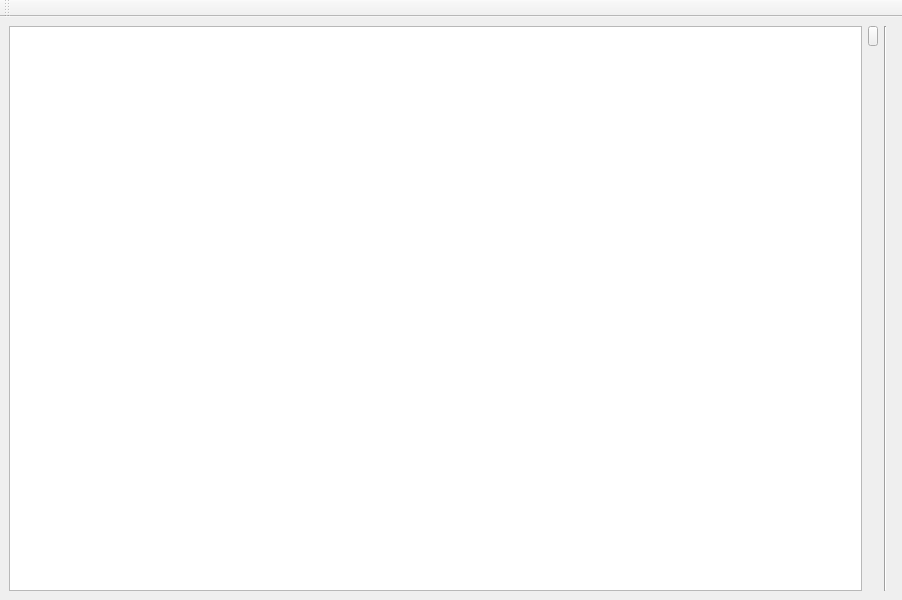
<?xml version="1.0" encoding="UTF-8"?>
<ui version="4.0">
 <class>MainWindow</class>
 <widget class="QMainWindow" name="MainWindow">
  <property name="geometry">
   <rect>
    <x>0</x>
    <y>0</y>
    <width>902</width>
    <height>600</height>
   </rect>
  </property>
  <property name="windowTitle">
   <string>MainWindow</string>
  </property>
  <widget class="QWidget" name="centralwidget">
   <layout class="QHBoxLayout" name="horizontalLayout">
    <item>
     <widget class="QTableView" name="tableView">
      <property name="font">
       <font>
        <pointsize>8</pointsize>
       </font>
      </property>
      <property name="tabKeyNavigation">
       <bool>false</bool>
      </property>
      <property name="selectionBehavior">
       <enum>QAbstractItemView::SelectRows</enum>
      </property>
      <property name="showGrid">
       <bool>false</bool>
      </property>
      <property name="sortingEnabled">
       <bool>true</bool>
      </property>
      <property name="wordWrap">
       <bool>true</bool>
      </property>
      <attribute name="horizontalHeaderMinimumSectionSize">
       <number>36</number>
      </attribute>
      <attribute name="verticalHeaderDefaultSectionSize">
       <number>21</number>
      </attribute>
     </widget>
    </item>
    <item alignment="Qt::AlignTop">
     <widget class="QPushButton" name="pbShowSQ">
      <property name="sizePolicy">
       <sizepolicy hsizetype="Fixed" vsizetype="Expanding">
        <horstretch>0</horstretch>
        <verstretch>0</verstretch>
       </sizepolicy>
      </property>
      <property name="minimumSize">
       <size>
        <width>10</width>
        <height>0</height>
       </size>
      </property>
      <property name="maximumSize">
       <size>
        <width>10</width>
        <height>20</height>
       </size>
      </property>
      <property name="text">
       <string/>
      </property>
      <property name="icon">
       <iconset resource="../icons/icons.qrc">
        <normaloff>:/icon1/chevrons-left.svg</normaloff>:/icon1/chevrons-left.svg</iconset>
      </property>
     </widget>
    </item>
    <item>
     <widget class="Line" name="line">
      <property name="orientation">
       <enum>Qt::Vertical</enum>
      </property>
     </widget>
    </item>
    <item>
     <widget class="QFrame" name="snapQ">
      <property name="sizePolicy">
       <sizepolicy hsizetype="Fixed" vsizetype="Preferred">
        <horstretch>0</horstretch>
        <verstretch>0</verstretch>
       </sizepolicy>
      </property>
      <property name="minimumSize">
       <size>
        <width>0</width>
        <height>0</height>
       </size>
      </property>
      <property name="maximumSize">
       <size>
        <width>500</width>
        <height>16777215</height>
       </size>
      </property>
      <property name="frameShape">
       <enum>QFrame::StyledPanel</enum>
      </property>
      <property name="frameShadow">
       <enum>QFrame::Raised</enum>
      </property>
      <widget class="QLabel" name="label">
       <property name="geometry">
        <rect>
         <x>20</x>
         <y>10</y>
         <width>47</width>
         <height>13</height>
        </rect>
       </property>
       <property name="text">
        <string>LTP :</string>
       </property>
      </widget>
      <widget class="QLabel" name="label_2">
       <property name="geometry">
        <rect>
         <x>80</x>
         <y>10</y>
         <width>47</width>
         <height>13</height>
        </rect>
       </property>
       <property name="text">
        <string>0.00</string>
       </property>
       <property name="alignment">
        <set>Qt::AlignRight|Qt::AlignTrailing|Qt::AlignVCenter</set>
       </property>
      </widget>
      <widget class="QFrame" name="ff1">
       <property name="geometry">
        <rect>
         <x>10</x>
         <y>60</y>
         <width>151</width>
         <height>121</height>
        </rect>
       </property>
       <property name="styleSheet">
        <string notr="true">background-color: rgb(175, 200, 225);</string>
       </property>
       <property name="frameShape">
        <enum>QFrame::StyledPanel</enum>
       </property>
       <property name="frameShadow">
        <enum>QFrame::Raised</enum>
       </property>
       <widget class="QLabel" name="bq1">
        <property name="geometry">
         <rect>
          <x>10</x>
          <y>10</y>
          <width>30</width>
          <height>15</height>
         </rect>
        </property>
        <property name="text">
         <string>0</string>
        </property>
        <property name="alignment">
         <set>Qt::AlignRight|Qt::AlignTrailing|Qt::AlignVCenter</set>
        </property>
       </widget>
       <widget class="QLabel" name="bq2">
        <property name="geometry">
         <rect>
          <x>10</x>
          <y>30</y>
          <width>30</width>
          <height>15</height>
         </rect>
        </property>
        <property name="text">
         <string>0</string>
        </property>
        <property name="alignment">
         <set>Qt::AlignRight|Qt::AlignTrailing|Qt::AlignVCenter</set>
        </property>
       </widget>
       <widget class="QLabel" name="bq3">
        <property name="geometry">
         <rect>
          <x>10</x>
          <y>50</y>
          <width>30</width>
          <height>15</height>
         </rect>
        </property>
        <property name="text">
         <string>0</string>
        </property>
        <property name="alignment">
         <set>Qt::AlignRight|Qt::AlignTrailing|Qt::AlignVCenter</set>
        </property>
       </widget>
       <widget class="QLabel" name="bq4">
        <property name="geometry">
         <rect>
          <x>10</x>
          <y>70</y>
          <width>30</width>
          <height>15</height>
         </rect>
        </property>
        <property name="text">
         <string>0</string>
        </property>
        <property name="alignment">
         <set>Qt::AlignRight|Qt::AlignTrailing|Qt::AlignVCenter</set>
        </property>
       </widget>
       <widget class="QLabel" name="bq5">
        <property name="geometry">
         <rect>
          <x>10</x>
          <y>90</y>
          <width>30</width>
          <height>15</height>
         </rect>
        </property>
        <property name="text">
         <string>0</string>
        </property>
        <property name="alignment">
         <set>Qt::AlignRight|Qt::AlignTrailing|Qt::AlignVCenter</set>
        </property>
       </widget>
       <widget class="QLabel" name="bp3">
        <property name="geometry">
         <rect>
          <x>55</x>
          <y>50</y>
          <width>55</width>
          <height>15</height>
         </rect>
        </property>
        <property name="text">
         <string>0</string>
        </property>
        <property name="alignment">
         <set>Qt::AlignRight|Qt::AlignTrailing|Qt::AlignVCenter</set>
        </property>
       </widget>
       <widget class="QLabel" name="bp1">
        <property name="geometry">
         <rect>
          <x>55</x>
          <y>10</y>
          <width>55</width>
          <height>15</height>
         </rect>
        </property>
        <property name="text">
         <string>0</string>
        </property>
        <property name="alignment">
         <set>Qt::AlignRight|Qt::AlignTrailing|Qt::AlignVCenter</set>
        </property>
       </widget>
       <widget class="QLabel" name="bp5">
        <property name="geometry">
         <rect>
          <x>55</x>
          <y>90</y>
          <width>55</width>
          <height>15</height>
         </rect>
        </property>
        <property name="text">
         <string>0</string>
        </property>
        <property name="alignment">
         <set>Qt::AlignRight|Qt::AlignTrailing|Qt::AlignVCenter</set>
        </property>
       </widget>
       <widget class="QLabel" name="bp4">
        <property name="geometry">
         <rect>
          <x>55</x>
          <y>70</y>
          <width>55</width>
          <height>15</height>
         </rect>
        </property>
        <property name="text">
         <string>0</string>
        </property>
        <property name="alignment">
         <set>Qt::AlignRight|Qt::AlignTrailing|Qt::AlignVCenter</set>
        </property>
       </widget>
       <widget class="QLabel" name="bp2">
        <property name="geometry">
         <rect>
          <x>55</x>
          <y>30</y>
          <width>55</width>
          <height>15</height>
         </rect>
        </property>
        <property name="text">
         <string>0</string>
        </property>
        <property name="alignment">
         <set>Qt::AlignRight|Qt::AlignTrailing|Qt::AlignVCenter</set>
        </property>
       </widget>
       <widget class="QLabel" name="nb3">
        <property name="geometry">
         <rect>
          <x>120</x>
          <y>50</y>
          <width>20</width>
          <height>15</height>
         </rect>
        </property>
        <property name="text">
         <string>0</string>
        </property>
        <property name="alignment">
         <set>Qt::AlignRight|Qt::AlignTrailing|Qt::AlignVCenter</set>
        </property>
       </widget>
       <widget class="QLabel" name="nb1">
        <property name="geometry">
         <rect>
          <x>120</x>
          <y>10</y>
          <width>20</width>
          <height>15</height>
         </rect>
        </property>
        <property name="text">
         <string>0</string>
        </property>
        <property name="alignment">
         <set>Qt::AlignRight|Qt::AlignTrailing|Qt::AlignVCenter</set>
        </property>
       </widget>
       <widget class="QLabel" name="nb5">
        <property name="geometry">
         <rect>
          <x>120</x>
          <y>90</y>
          <width>20</width>
          <height>15</height>
         </rect>
        </property>
        <property name="text">
         <string>0</string>
        </property>
        <property name="alignment">
         <set>Qt::AlignRight|Qt::AlignTrailing|Qt::AlignVCenter</set>
        </property>
       </widget>
       <widget class="QLabel" name="nb4">
        <property name="geometry">
         <rect>
          <x>120</x>
          <y>70</y>
          <width>20</width>
          <height>15</height>
         </rect>
        </property>
        <property name="text">
         <string>0</string>
        </property>
        <property name="alignment">
         <set>Qt::AlignRight|Qt::AlignTrailing|Qt::AlignVCenter</set>
        </property>
       </widget>
       <widget class="QLabel" name="nb2">
        <property name="geometry">
         <rect>
          <x>120</x>
          <y>30</y>
          <width>20</width>
          <height>15</height>
         </rect>
        </property>
        <property name="text">
         <string>0</string>
        </property>
        <property name="alignment">
         <set>Qt::AlignRight|Qt::AlignTrailing|Qt::AlignVCenter</set>
        </property>
       </widget>
      </widget>
      <widget class="QFrame" name="ff2">
       <property name="geometry">
        <rect>
         <x>180</x>
         <y>60</y>
         <width>151</width>
         <height>121</height>
        </rect>
       </property>
       <property name="styleSheet">
        <string notr="true">background-color: rgb(175, 200, 225);</string>
       </property>
       <property name="frameShape">
        <enum>QFrame::StyledPanel</enum>
       </property>
       <property name="frameShadow">
        <enum>QFrame::Raised</enum>
       </property>
       <widget class="QLabel" name="sq1">
        <property name="geometry">
         <rect>
          <x>10</x>
          <y>10</y>
          <width>30</width>
          <height>15</height>
         </rect>
        </property>
        <property name="text">
         <string>0</string>
        </property>
        <property name="alignment">
         <set>Qt::AlignRight|Qt::AlignTrailing|Qt::AlignVCenter</set>
        </property>
       </widget>
       <widget class="QLabel" name="sq2">
        <property name="geometry">
         <rect>
          <x>10</x>
          <y>30</y>
          <width>30</width>
          <height>15</height>
         </rect>
        </property>
        <property name="text">
         <string>0</string>
        </property>
        <property name="alignment">
         <set>Qt::AlignRight|Qt::AlignTrailing|Qt::AlignVCenter</set>
        </property>
       </widget>
       <widget class="QLabel" name="sq3">
        <property name="geometry">
         <rect>
          <x>10</x>
          <y>50</y>
          <width>30</width>
          <height>15</height>
         </rect>
        </property>
        <property name="text">
         <string>0</string>
        </property>
        <property name="alignment">
         <set>Qt::AlignRight|Qt::AlignTrailing|Qt::AlignVCenter</set>
        </property>
       </widget>
       <widget class="QLabel" name="sq4">
        <property name="geometry">
         <rect>
          <x>10</x>
          <y>70</y>
          <width>30</width>
          <height>15</height>
         </rect>
        </property>
        <property name="text">
         <string>0</string>
        </property>
        <property name="alignment">
         <set>Qt::AlignRight|Qt::AlignTrailing|Qt::AlignVCenter</set>
        </property>
       </widget>
       <widget class="QLabel" name="sq5">
        <property name="geometry">
         <rect>
          <x>10</x>
          <y>90</y>
          <width>30</width>
          <height>15</height>
         </rect>
        </property>
        <property name="text">
         <string>0</string>
        </property>
        <property name="alignment">
         <set>Qt::AlignRight|Qt::AlignTrailing|Qt::AlignVCenter</set>
        </property>
       </widget>
       <widget class="QLabel" name="sp3">
        <property name="geometry">
         <rect>
          <x>55</x>
          <y>50</y>
          <width>55</width>
          <height>15</height>
         </rect>
        </property>
        <property name="text">
         <string>0</string>
        </property>
        <property name="alignment">
         <set>Qt::AlignRight|Qt::AlignTrailing|Qt::AlignVCenter</set>
        </property>
       </widget>
       <widget class="QLabel" name="sp1">
        <property name="geometry">
         <rect>
          <x>55</x>
          <y>10</y>
          <width>55</width>
          <height>15</height>
         </rect>
        </property>
        <property name="text">
         <string>0</string>
        </property>
        <property name="alignment">
         <set>Qt::AlignRight|Qt::AlignTrailing|Qt::AlignVCenter</set>
        </property>
       </widget>
       <widget class="QLabel" name="sp5">
        <property name="geometry">
         <rect>
          <x>55</x>
          <y>90</y>
          <width>55</width>
          <height>15</height>
         </rect>
        </property>
        <property name="text">
         <string>0</string>
        </property>
        <property name="alignment">
         <set>Qt::AlignRight|Qt::AlignTrailing|Qt::AlignVCenter</set>
        </property>
       </widget>
       <widget class="QLabel" name="sp4">
        <property name="geometry">
         <rect>
          <x>55</x>
          <y>70</y>
          <width>55</width>
          <height>15</height>
         </rect>
        </property>
        <property name="text">
         <string>0</string>
        </property>
        <property name="alignment">
         <set>Qt::AlignRight|Qt::AlignTrailing|Qt::AlignVCenter</set>
        </property>
       </widget>
       <widget class="QLabel" name="sp2">
        <property name="geometry">
         <rect>
          <x>55</x>
          <y>30</y>
          <width>55</width>
          <height>15</height>
         </rect>
        </property>
        <property name="text">
         <string>0</string>
        </property>
        <property name="alignment">
         <set>Qt::AlignRight|Qt::AlignTrailing|Qt::AlignVCenter</set>
        </property>
       </widget>
       <widget class="QLabel" name="ns3">
        <property name="geometry">
         <rect>
          <x>120</x>
          <y>50</y>
          <width>20</width>
          <height>15</height>
         </rect>
        </property>
        <property name="text">
         <string>0</string>
        </property>
        <property name="alignment">
         <set>Qt::AlignRight|Qt::AlignTrailing|Qt::AlignVCenter</set>
        </property>
       </widget>
       <widget class="QLabel" name="ns1">
        <property name="geometry">
         <rect>
          <x>120</x>
          <y>10</y>
          <width>20</width>
          <height>15</height>
         </rect>
        </property>
        <property name="text">
         <string>0</string>
        </property>
        <property name="alignment">
         <set>Qt::AlignRight|Qt::AlignTrailing|Qt::AlignVCenter</set>
        </property>
       </widget>
       <widget class="QLabel" name="ns5">
        <property name="geometry">
         <rect>
          <x>120</x>
          <y>90</y>
          <width>20</width>
          <height>15</height>
         </rect>
        </property>
        <property name="text">
         <string>0</string>
        </property>
        <property name="alignment">
         <set>Qt::AlignRight|Qt::AlignTrailing|Qt::AlignVCenter</set>
        </property>
       </widget>
       <widget class="QLabel" name="ns4">
        <property name="geometry">
         <rect>
          <x>120</x>
          <y>70</y>
          <width>20</width>
          <height>15</height>
         </rect>
        </property>
        <property name="text">
         <string>0</string>
        </property>
        <property name="alignment">
         <set>Qt::AlignRight|Qt::AlignTrailing|Qt::AlignVCenter</set>
        </property>
       </widget>
       <widget class="QLabel" name="ns2">
        <property name="geometry">
         <rect>
          <x>120</x>
          <y>30</y>
          <width>20</width>
          <height>15</height>
         </rect>
        </property>
        <property name="text">
         <string>0</string>
        </property>
        <property name="alignment">
         <set>Qt::AlignRight|Qt::AlignTrailing|Qt::AlignVCenter</set>
        </property>
       </widget>
      </widget>
      <widget class="QLabel" name="label_3">
       <property name="geometry">
        <rect>
         <x>20</x>
         <y>40</y>
         <width>47</width>
         <height>13</height>
        </rect>
       </property>
       <property name="text">
        <string>Bid</string>
       </property>
      </widget>
      <widget class="QLabel" name="label_4">
       <property name="geometry">
        <rect>
         <x>80</x>
         <y>40</y>
         <width>47</width>
         <height>13</height>
        </rect>
       </property>
       <property name="text">
        <string>0.00</string>
       </property>
       <property name="alignment">
        <set>Qt::AlignRight|Qt::AlignTrailing|Qt::AlignVCenter</set>
       </property>
      </widget>
      <widget class="QLabel" name="label_5">
       <property name="geometry">
        <rect>
         <x>190</x>
         <y>40</y>
         <width>47</width>
         <height>13</height>
        </rect>
       </property>
       <property name="text">
        <string>Ask :</string>
       </property>
      </widget>
      <widget class="QLabel" name="label_6">
       <property name="geometry">
        <rect>
         <x>250</x>
         <y>40</y>
         <width>47</width>
         <height>13</height>
        </rect>
       </property>
       <property name="text">
        <string>0.00</string>
       </property>
       <property name="alignment">
        <set>Qt::AlignRight|Qt::AlignTrailing|Qt::AlignVCenter</set>
       </property>
      </widget>
     </widget>
    </item>
   </layout>
  </widget>
  <widget class="QToolBar" name="toolBar">
   <property name="windowTitle">
    <string>toolBar</string>
   </property>
   <attribute name="toolBarArea">
    <enum>TopToolBarArea</enum>
   </attribute>
   <attribute name="toolBarBreak">
    <bool>false</bool>
   </attribute>
  </widget>
 </widget>
 <resources>
  <include location="../icons/icons.qrc"/>
 </resources>
 <connections/>
</ui>
